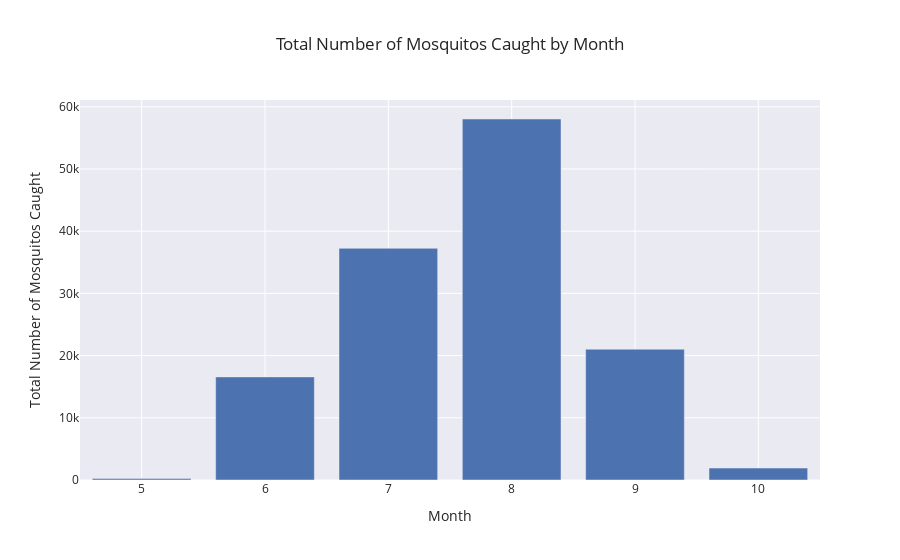

Notebook code for this chart:
### Code cell
px.bar(train_df.groupby('month')['num_mosquitos'].sum().reset_index(),
       x='month',
       y='num_mosquitos',
       labels={'month':'Month','num_mosquitos':'Total Number of Mosquitos Caught'},
       title='Total Number of Mosquitos Caught by Month'
)

### Figure 1 — Plotly figure (JSON) as saved in the notebook; plotly's stock layout.template omitted (floating-point values rounded to 4 significant figures)
{"data": [{"alignmentgroup": "True", "hovertemplate": "Month=%{x}<br>Total Number of Mosquitos Caught=%{y}<extra></extra>", "legendgroup": "", "marker": {"color": "rgb(76,114,176)", "pattern": {"shape": ""}}, "name": "", "offsetgroup": "", "orientation": "v", "showlegend": false, "textposition": "auto", "type": "bar", "x": [5, 6, 7, 8, 9, 10], "xaxis": "x", "y": [230, 16578, 37248, 58036, 21029, 1918], "yaxis": "y"}], "layout": {"barmode": "relative", "legend": {"tracegroupgap": 0}, "title": {"text": "Total Number of Mosquitos Caught by Month"}, "xaxis": {"anchor": "y", "domain": [0, 1], "title": {"text": "Month"}}, "yaxis": {"anchor": "x", "domain": [0, 1], "title": {"text": "Total Number of Mosquitos Caught"}}}}
